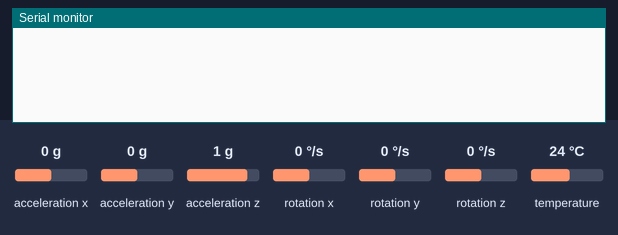
Simulated run of this sketch. Board: Arduino Uno, built with avr-gcc and run on an emulated ATmega328P. Parts: the last lines printed to the serial monitor. Inputs (shaded band) come from the test bench; at power-on: rotation x 0 °/s, temperature 24 °C, acceleration x 0 g, acceleration y 0 g, acceleration z 1 g, rotation y 0 °/s, rotation z 0 °/s.

Above: at 1.2 s.
1.3 s: rotation x set to -192 °/s
At 1.7 s:
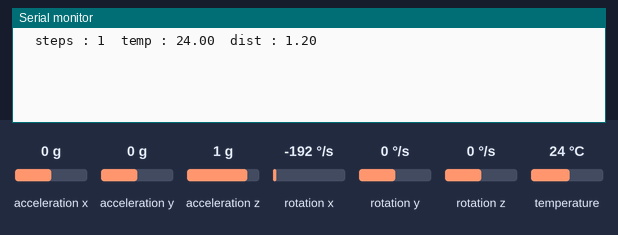
3.6 s: temperature set to 12 °C
At 4.5 s:
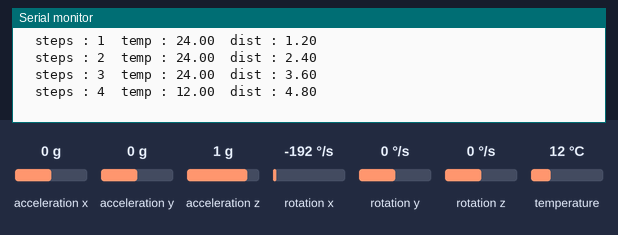
5.1 s: temperature set to 19 °C
At 6.0 s:
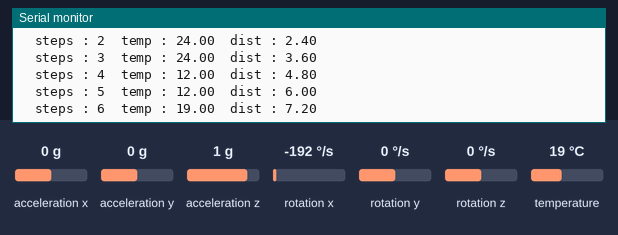
Timing chart, 0 to 8.1 s (numbered marks = the images above; inputs shaded):
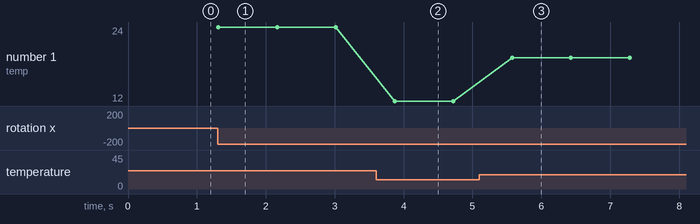

The sketch:

code.ino
```cpp
#include <Wire.h>                                       //library to connect 2 two wire interface
#include <MPU6050.h>                                    //for interfacing the mpu6050 sensor
#include <SoftwareSerial.h>                             //comunicate with arduino serial monitor and BT module
SoftwareSerial BTSerial(2, 3);                          //connecting HC-05 for transmission BTserial(TX , RX)
MPU6050 mpu;

/*connections

mpu6050 :
VCC -> 3.3V
GND -> gnd
SCL -> A5
SDA -> A4

HC-05 :
VCC -> 5V
GND -> GND
TXD -> D2
RXD -> D3
*/

unsigned long timer = 0;
float timeStep = 0.01;
float x= 0;
float y = 0;
float z = 0;
float a=0;
int step1;

void setup() {
  Serial.begin(9600);
  BTSerial.begin(9600);
  while(!mpu.begin(MPU6050_SCALE_2000DPS, MPU6050_RANGE_2G)){
    Serial.println("Could not find a valid MPU6050 sensor, check wiring!");
    BTSerial.print("Could not find a valid MPU6050 sensor, check wiring!");
    delay(500);
  }
  mpu.calibrateGyro();
  mpu.setThreshold(3);
}

void loop()
{
  float temp = mpu.readTemperature();
  a=(x+y)/2;
  timer = millis();
  Vector norm = mpu.readNormalizeGyro();

  x = x + norm.YAxis * timeStep;                                          //raw data of roll
  y = y + norm.XAxis * timeStep;                                          //raw data of pitch
  z = z + norm.ZAxis * timeStep;                                          //raw data of yaw

  delay((timeStep*1000) - (millis() - timer));
  if((x+y)/2!=a){
    step1++;
    float dist=step1*1.2;
    Serial.print("  steps : ");
    Serial.print(step1);
    Serial.print("  temp : ");
    Serial.print(temp);
    Serial.print("  dist : ");
    Serial.println(dist);
    BTSerial.print("\n");
    BTSerial.print(" steps : ");
    BTSerial.print(step1);
    BTSerial.print(" temp : ");
    BTSerial.print(temp);
    BTSerial.print(" dist : ");
    BTSerial.print(dist);
    BTSerial.print(" ft");
    delay(800);
  } 
}
```

Measured:
- after the input at 1.3 s, the serial monitor: prints a new line at once (image 1)
- after the input at 3.6 s, the serial monitor: prints a new line after 0.27 s (image 2)
- after the input at 5.1 s, the serial monitor: prints a new line after 0.48 s (image 3)
- plotted number 1: 24 → 12 after the input at 3.6 s, 12 → 19 after the input at 5.1 s
